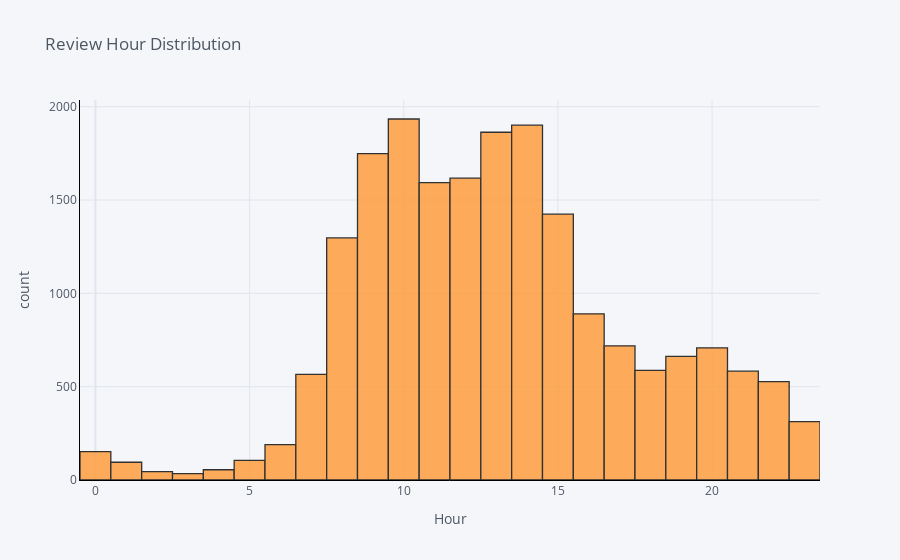

This figure's notebook cell:
### Markdown cell above
## Most of the news were published on Friday and least were published on Sunday, Monday and Tuesday.

### Code cell
df['Hour'].iplot(
    kind='hist',
    xTitle='Hour',
    linecolor='black',
    yTitle='count',
    title='Review Hour Distribution')

### Figure 1 — Plotly figure (JSON) as saved in the notebook; plotly's stock layout.template omitted (floating-point values rounded to 4 significant figures; data arrays with more than 128 entries replaced by an {"elided": "..."} marker saying what was removed)
{"data": [{"histfunc": "count", "histnorm": "", "marker": {"color": "rgba(255, 153, 51, 1.0)", "line": {"color": "#000000", "width": 1.3}}, "name": "Hour", "opacity": 0.8, "orientation": "v", "type": "histogram", "x": {"elided": "19607 int values"}}], "layout": {"barmode": "overlay", "legend": {"bgcolor": "#F5F6F9", "font": {"color": "#4D5663"}}, "paper_bgcolor": "#F5F6F9", "plot_bgcolor": "#F5F6F9", "title": {"font": {"color": "#4D5663"}, "text": "Review Hour Distribution"}, "xaxis": {"gridcolor": "#E1E5ED", "linecolor": "black", "showgrid": true, "tickfont": {"color": "#4D5663"}, "title": {"font": {"color": "#4D5663"}, "text": "Hour"}, "zerolinecolor": "#E1E5ED"}, "yaxis": {"gridcolor": "#E1E5ED", "linecolor": "black", "showgrid": true, "tickfont": {"color": "#4D5663"}, "title": {"font": {"color": "#4D5663"}, "text": "count"}, "zerolinecolor": "#E1E5ED"}}}
